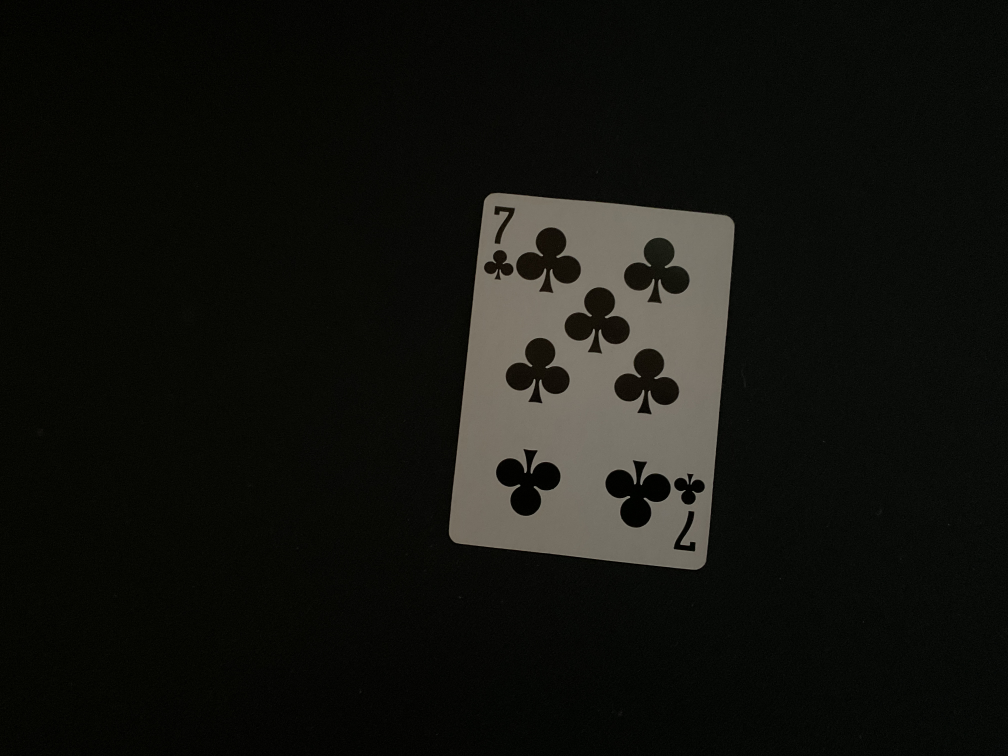
#> input picture project_4/1.JPG, 4032 x 3024 px (shown at 1/4 size)
$ python -i data_augment.py   (imports and definitions only)
#> lines starting #> are read from the running program, lines starting #| are printed output that depends on the picture
# [87 lines of commented-out code are left out]


import cv2
import numpy as np
from pathlib import Path
import random
from tqdm import tqdm

def augment_image(img):
    """Apply random augmentations to the image"""
    rows, cols = img.shape
#> rows = 3024; cols = 4032

    # Random rotation (-15 to +15 degrees)
    angle = random.uniform(-15, 15)
    M_rotation = cv2.getRotationMatrix2D((cols/2, rows/2), angle, 1)
    img = cv2.warpAffine(img, M_rotation, (cols, rows), borderMode=cv2.BORDER_CONSTANT, borderValue=255)
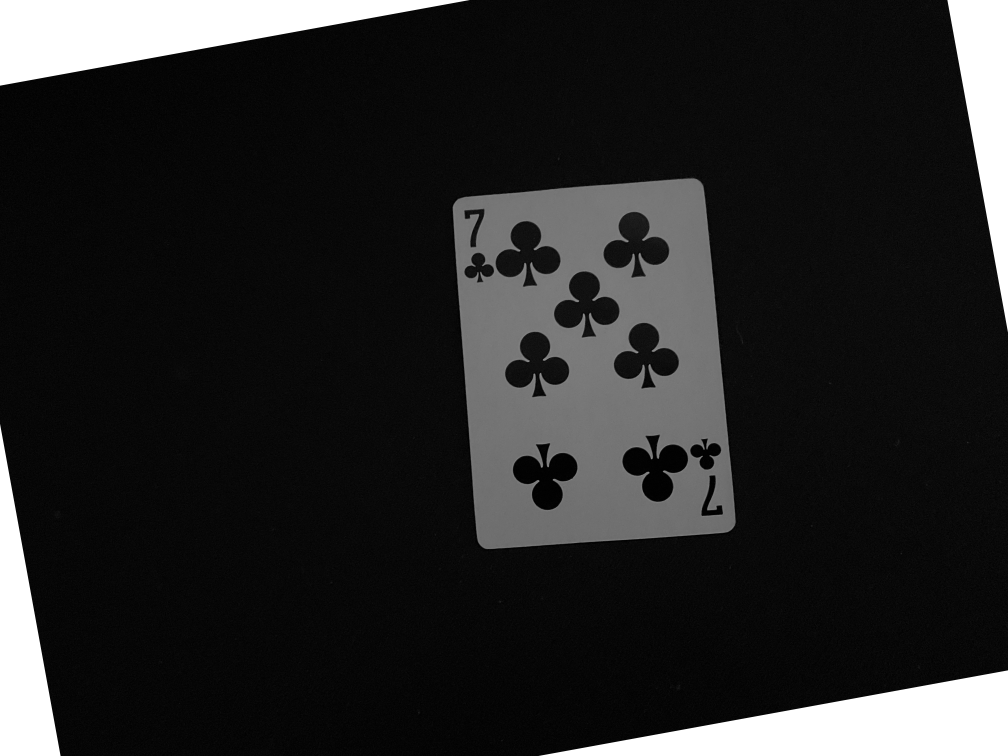
#> img: shape (3024, 4032) (shown at 1/4 size); min 0, max 255, mean 38.1

    # Random scaling (0.9 to 1.1)
    scale = random.uniform(0.9, 1.1)
    new_width = int(cols * scale)
#> new_width = 4240
    new_height = int(rows * scale)
#> new_height = 3180
    img = cv2.resize(img, (new_width, new_height))
#> img: shape (3180, 4240)

    # Pad or crop to original size
    if scale > 1:
        # Crop center
        start_row = (new_height - rows) // 2
#> start_row = 78
        start_col = (new_width - cols) // 2
#> start_col = 104
        img = img[start_row:start_row+rows, start_col:start_col+cols]
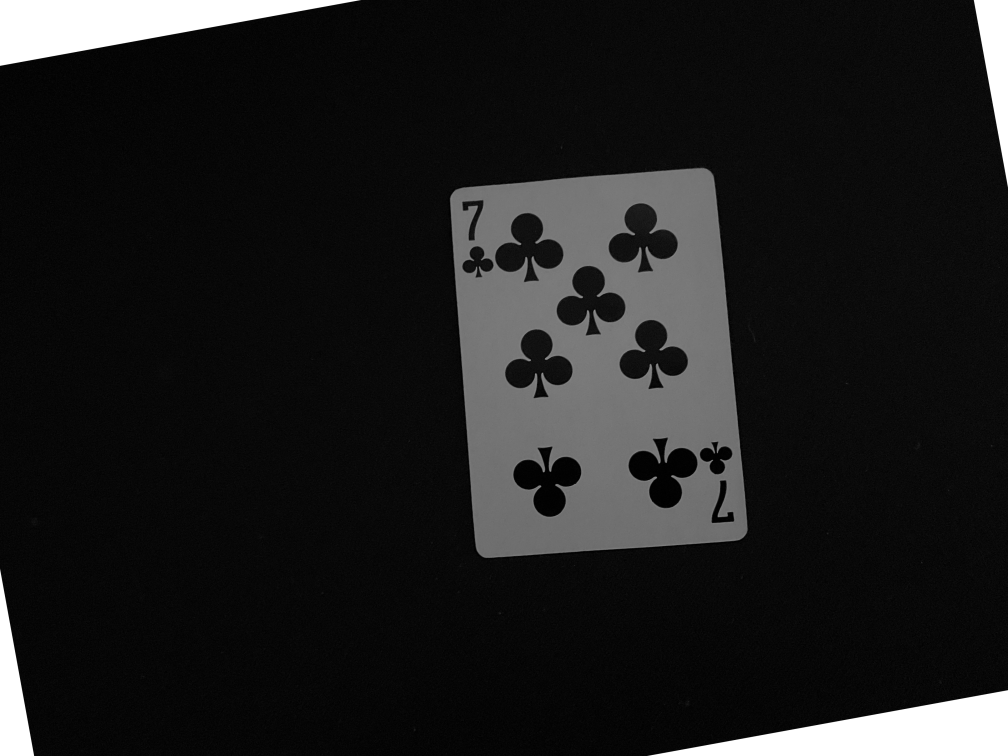
#> img: shape (3024, 4032) (shown at 1/4 size); min 0, max 255, mean 29.4
    else:
        # Pad with white
        pad_height = (rows - new_height) // 2
        pad_width = (cols - new_width) // 2
        img = cv2.copyMakeBorder(img, pad_height, pad_height + (rows-new_height)%2,
                                pad_width, pad_width + (cols-new_width)%2,
                                cv2.BORDER_CONSTANT, value=255)

    # Small affine transformation
    pts1 = np.float32([[0,0], [cols-1,0], [0,rows-1]])
#> pts1 = [[0, 0], [4031, 0], [0, 3023]]
    pts2 = np.float32([[random.uniform(-5,5), random.uniform(-5,5)],
                       [cols-1+random.uniform(-5,5), random.uniform(-5,5)],
                       [random.uniform(-5,5), rows-1+random.uniform(-5,5)]])
    M_affine = cv2.getAffineTransform(pts1, pts2)
    img = cv2.warpAffine(img, M_affine, (cols,rows), borderMode=cv2.BORDER_CONSTANT, borderValue=255)

    return img

def process_number_four(base_path, target_images=1000):
    base_path = Path(base_path)
    number_path = base_path / '4'

    if not number_path.exists():
        print(f"Warning: {number_path} not found!")
        return

    # Get all original images
    image_files = list(number_path.glob('*.jpg')) + list(number_path.glob('*.png'))
    num_orig_images = len(image_files)

    if num_orig_images == 0:
        print(f"Warning: No images found in {number_path}")
        return

    # Calculate how many augmentations per original image
    augmentations_per_image = target_images // num_orig_images

    print("\nProcessing number 4 images...")
    pbar = tqdm(total=target_images, desc="Generating images")

    for img_path in image_files:
        # Read and preprocess original image
        img = cv2.imread(str(img_path), cv2.IMREAD_GRAYSCALE)
        img = cv2.GaussianBlur(img, (5, 5), 0)
        _, img = cv2.threshold(img, 80, 255, cv2.THRESH_BINARY)

        # Save augmented versions
        for i in range(augmentations_per_image):
            augmented = augment_image(img)
            new_path = number_path / f"{img_path.stem}_aug_{i}{img_path.suffix}"
            cv2.imwrite(str(new_path), augmented)
            pbar.update(1)

    pbar.close()

# [4 lines not run here, left out]

>>> import cv2
>>> picture = cv2.imread('1.JPG', cv2.IMREAD_GRAYSCALE)
>>> result = augment_image(picture)

$ run again, on project_4/5.JPG
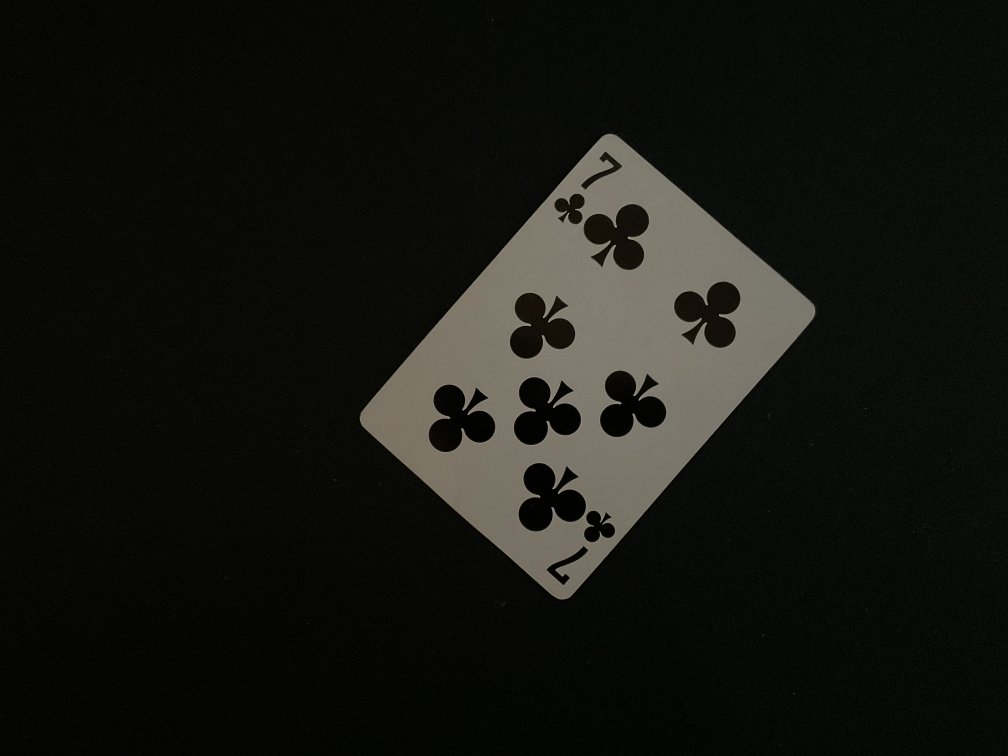
#> input picture project_4/5.JPG, 4032 x 3024 px (shown at 1/4 size)
#> in augment_image, `img = cv2.warpAffine(img, M_rotation, (cols, rows), borderMode=cv2.BOR..`:
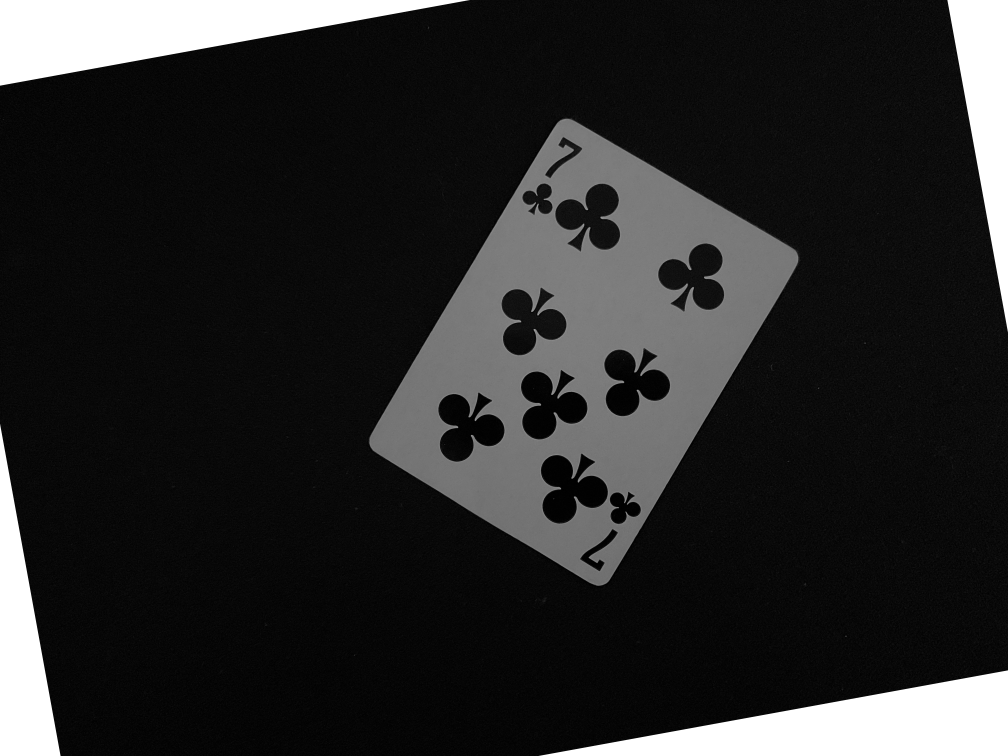
#> img: shape (3024, 4032) (shown at 1/4 size); min 0, max 255, mean 41
#> in augment_image, `img = img[start_row:start_row+rows, start_col:start_col+cols]`:
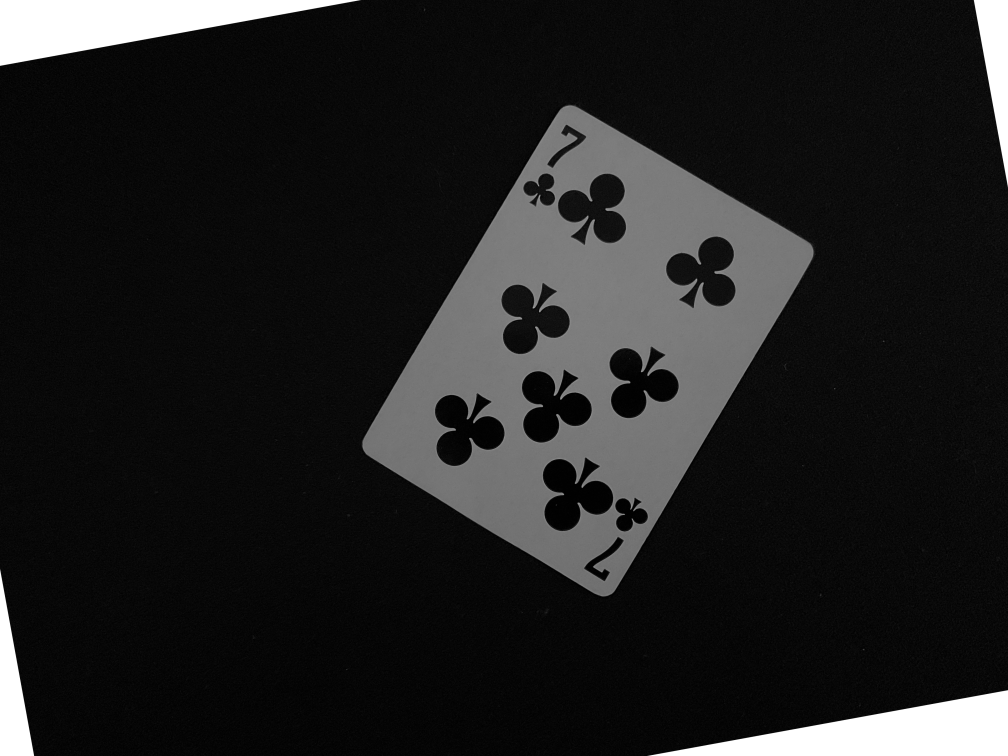
#> img: shape (3024, 4032) (shown at 1/4 size); min 0, max 255, mean 32.5

$ run again, on project_4/6.JPG
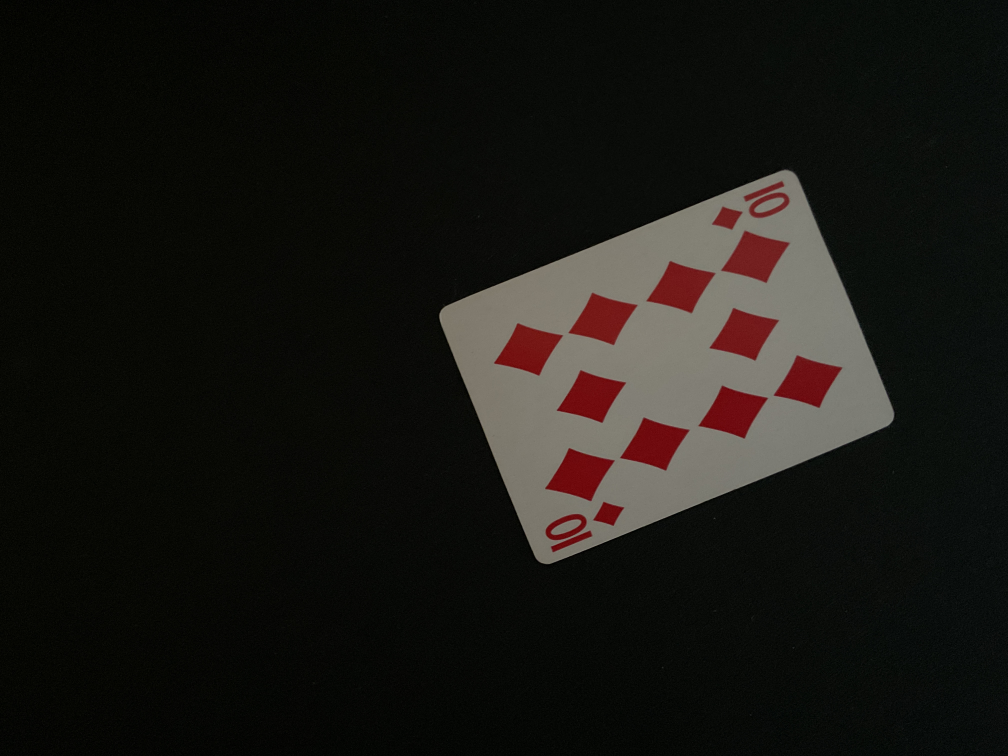
#> input picture project_4/6.JPG, 4032 x 3024 px (shown at 1/4 size)
#> `picture = cv2.imread('1.JPG', cv2.IMREAD_GRAYSCALE)`:
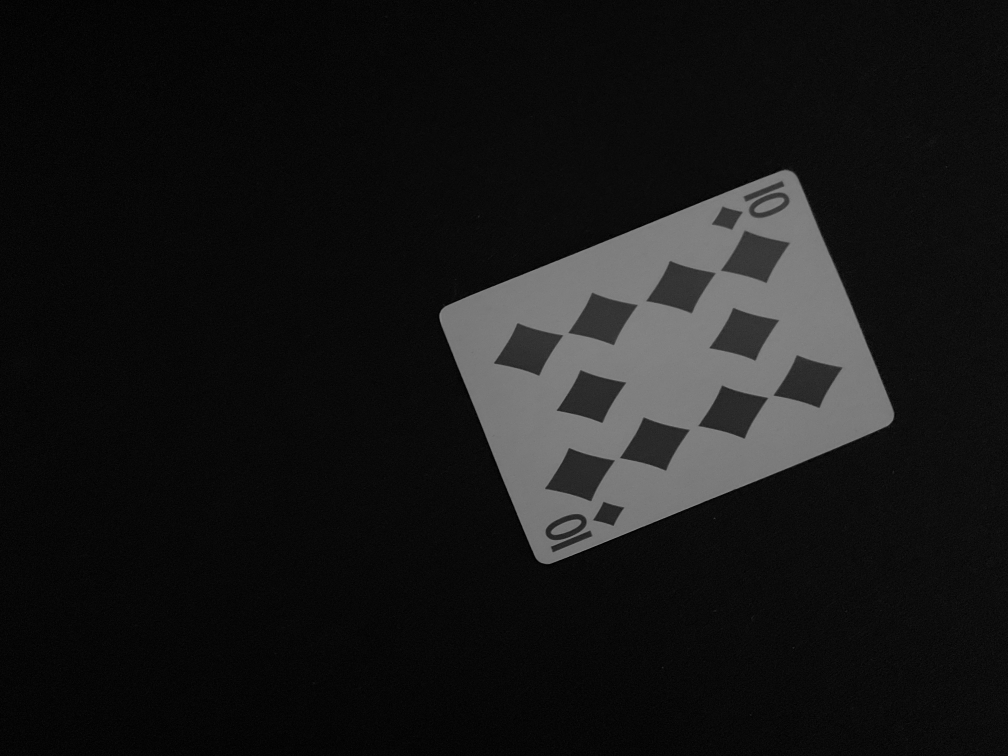
#> picture: shape (3024, 4032) (shown at 1/4 size); min 0, max 153, mean 23.3
#> in augment_image, `img = img[start_row:start_row+rows, start_col:start_col+cols]`:
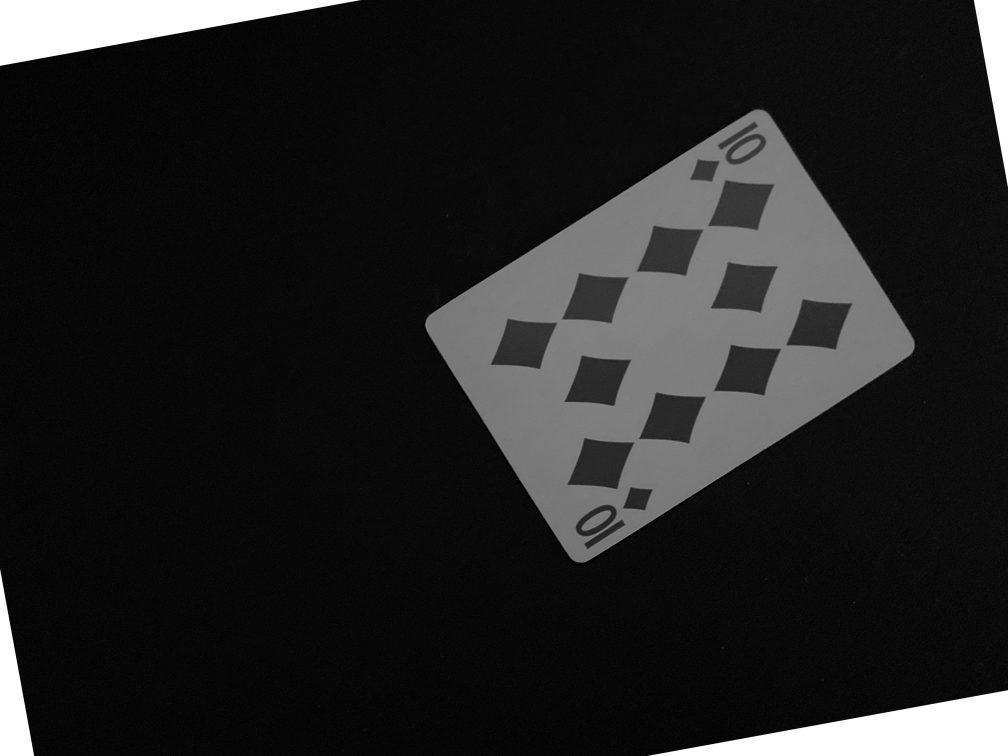
#> img: shape (3024, 4032) (shown at 1/4 size); min 0, max 255, mean 34.4

$ run again, on project_4/7.JPG
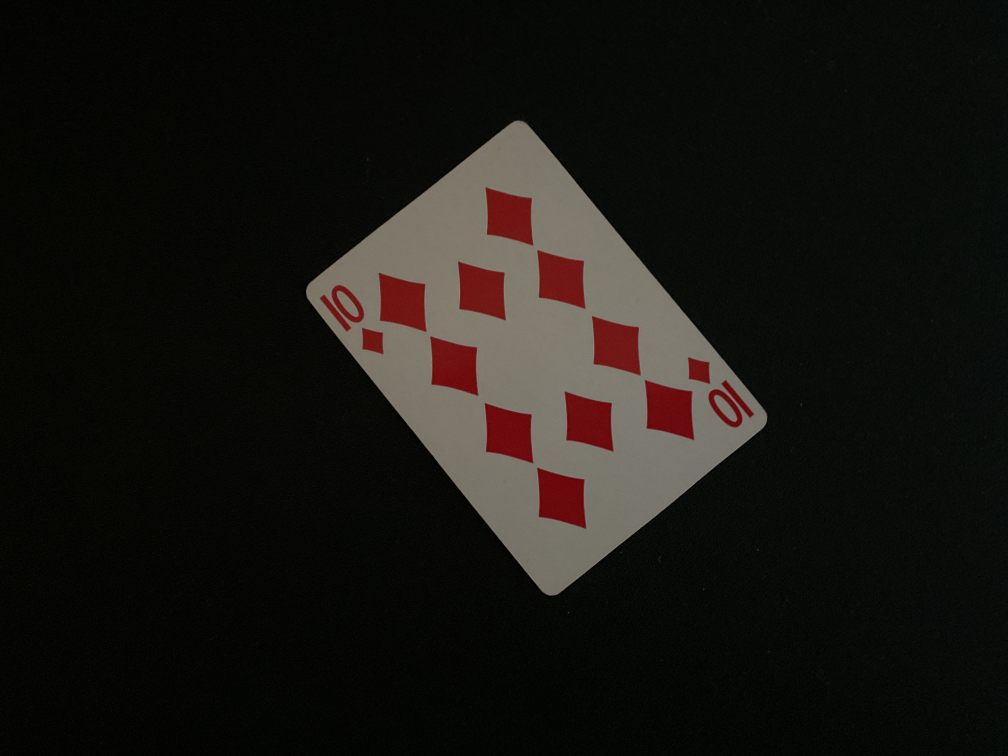
#> input picture project_4/7.JPG, 4032 x 3024 px (shown at 1/4 size)
#> `picture = cv2.imread('1.JPG', cv2.IMREAD_GRAYSCALE)`:
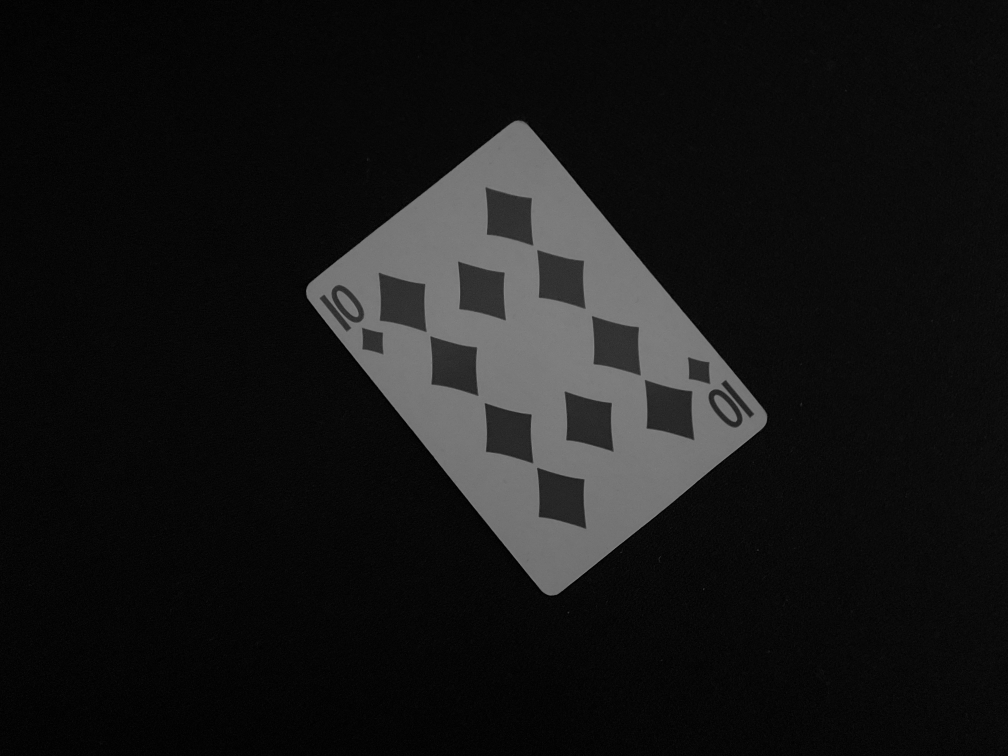
#> picture: shape (3024, 4032) (shown at 1/4 size); min 0, max 145, mean 22.2
#> in augment_image, `img = img[start_row:start_row+rows, start_col:start_col+cols]`:
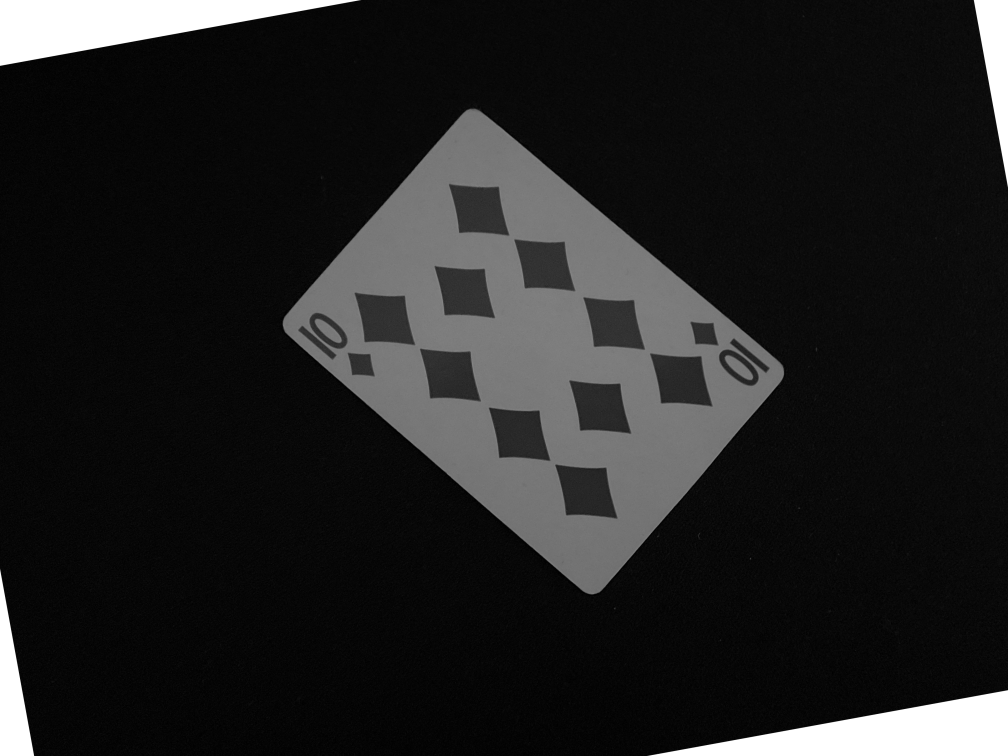
#> img: shape (3024, 4032) (shown at 1/4 size); min 0, max 255, mean 33.5
